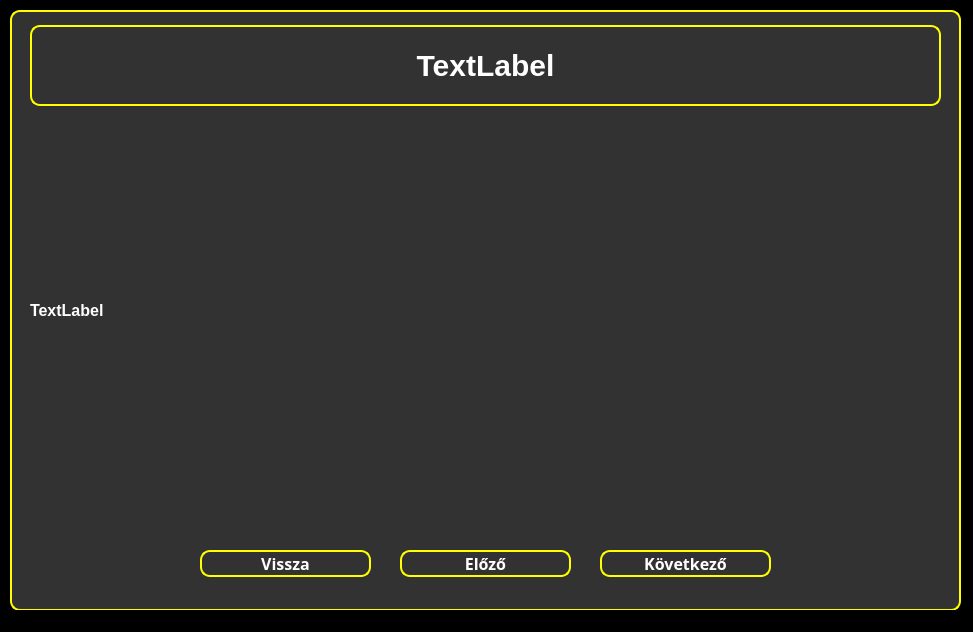
<?xml version="1.0" encoding="UTF-8"?>
<ui version="4.0">
 <class>MainWindow</class>
 <widget class="QMainWindow" name="MainWindow">
  <property name="geometry">
   <rect>
    <x>0</x>
    <y>0</y>
    <width>973</width>
    <height>632</height>
   </rect>
  </property>
  <property name="windowTitle">
   <string>Tanulás</string>
  </property>
  <property name="styleSheet">
   <string notr="true">* {
	background-color: black;
}</string>
  </property>
  <widget class="QWidget" name="centralwidget">
   <widget class="QWidget" name="widget" native="true">
    <property name="geometry">
     <rect>
      <x>10</x>
      <y>10</y>
      <width>951</width>
      <height>601</height>
     </rect>
    </property>
    <property name="styleSheet">
     <string notr="true">* {
	background-color: rgb(50, 50, 50);
    border: 2px solid yellow;
    border-radius: 10px;
    color: white;
    font-size: 16px;
    font-weight: bold;
}</string>
    </property>
    <widget class="QPushButton" name="exitButton">
     <property name="geometry">
      <rect>
       <x>190</x>
       <y>540</y>
       <width>171</width>
       <height>27</height>
      </rect>
     </property>
     <property name="font">
      <font>
       <family>Corbel</family>
       <pointsize>-1</pointsize>
       <bold>true</bold>
      </font>
     </property>
     <property name="styleSheet">
      <string notr="true">* {
	background-color: rgb(50, 50, 50);
	border: 2px solid yellow;
	border-radius: 10px;
	color: white;
}

*:hover {
	background-color: rgb(20, 20, 20);
	color: yellow;
}</string>
     </property>
     <property name="text">
      <string>Vissza</string>
     </property>
    </widget>
    <widget class="QPushButton" name="nextButton">
     <property name="geometry">
      <rect>
       <x>590</x>
       <y>540</y>
       <width>171</width>
       <height>27</height>
      </rect>
     </property>
     <property name="font">
      <font>
       <family>Corbel</family>
       <pointsize>-1</pointsize>
       <bold>true</bold>
      </font>
     </property>
     <property name="styleSheet">
      <string notr="true">* {
	background-color: rgb(50, 50, 50);
	border: 2px solid yellow;
	border-radius: 10px;
	color: white;
}

*:hover {
	background-color: rgb(20, 20, 20);
	color: yellow;
}</string>
     </property>
     <property name="text">
      <string>Következő</string>
     </property>
    </widget>
    <widget class="QLabel" name="titleLabel">
     <property name="geometry">
      <rect>
       <x>20</x>
       <y>15</y>
       <width>911</width>
       <height>81</height>
      </rect>
     </property>
     <property name="styleSheet">
      <string notr="true">* {
	font-size: 30px;
	color: white;
}</string>
     </property>
     <property name="text">
      <string>TextLabel</string>
     </property>
     <property name="alignment">
      <set>Qt::AlignCenter</set>
     </property>
    </widget>
    <widget class="QLabel" name="contentLabel">
     <property name="geometry">
      <rect>
       <x>20</x>
       <y>100</y>
       <width>911</width>
       <height>401</height>
      </rect>
     </property>
     <property name="styleSheet">
      <string notr="true">* {
	border: none;
	color: white;
}</string>
     </property>
     <property name="text">
      <string>TextLabel</string>
     </property>
    </widget>
    <widget class="QPushButton" name="backButton">
     <property name="geometry">
      <rect>
       <x>390</x>
       <y>540</y>
       <width>171</width>
       <height>27</height>
      </rect>
     </property>
     <property name="font">
      <font>
       <family>Corbel</family>
       <pointsize>-1</pointsize>
       <bold>true</bold>
      </font>
     </property>
     <property name="styleSheet">
      <string notr="true">* {
	background-color: rgb(50, 50, 50);
	border: 2px solid yellow;
	border-radius: 10px;
	color: white;
}

*:hover {
	background-color: rgb(20, 20, 20);
	color: yellow;
}</string>
     </property>
     <property name="text">
      <string>Előző</string>
     </property>
    </widget>
   </widget>
  </widget>
  <widget class="QStatusBar" name="statusbar"/>
 </widget>
 <resources/>
 <connections/>
</ui>
